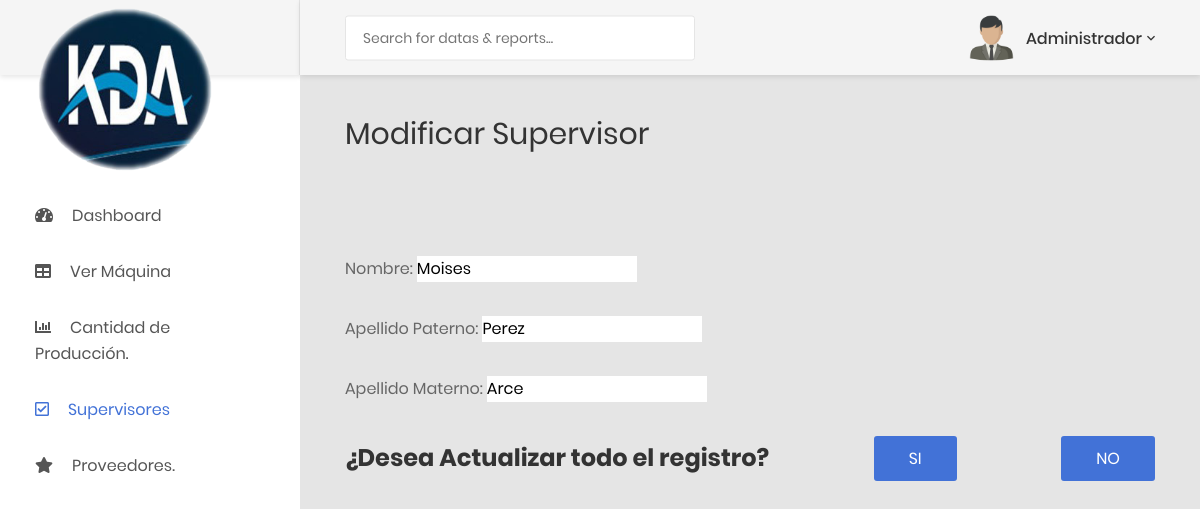
The page /panel/modificar_supervisor.php?id=1 (signed in) on the database its author committed.
### tables this page shows
CREATE TABLE `supervisor` (
  `id_supervisor` int(11) NOT NULL,
  `Nombre` varchar(45) NOT NULL,
  `ap_paterno` varchar(45) DEFAULT NULL,
  `ap_materno` varchar(45) DEFAULT NULL,
  `hrs_trabajadas` varchar(65) NOT NULL
);

### panel/modificar_supervisor.php (the view, shortened to what this page needs)
<!DOCTYPE html>
<html lang="en">
<head>
    <link href="../css/font-face.css" rel="stylesheet" media="all">
    <link href="../vendor/font-awesome-4.7/css/font-awesome.min.css" rel="stylesheet" media="all">
    <link href="../vendor/font-awesome-5/css/fontawesome-all.min.css" rel="stylesheet" media="all">
    <link href="../vendor/mdi-font/css/material-design-iconic-font.min.css" rel="stylesheet" media="all">
    <link href="../vendor/bootstrap-4.1/bootstrap.min.css" rel="stylesheet" media="all">
    <link href="../vendor/animsition/animsition.min.css" rel="stylesheet" media="all">
    <link href="../vendor/bootstrap-progressbar/bootstrap-progressbar-3.3.4.min.css" rel="stylesheet" media="all">
    <link href="../vendor/wow/animate.css" rel="stylesheet" media="all">
    <link href="../vendor/css-hamburgers/hamburgers.min.css" rel="stylesheet" media="all">
    <link href="../vendor/slick/slick.css" rel="stylesheet" media="all">
    <link href="../vendor/select2/select2.min.css" rel="stylesheet" media="all">
    <link href="../vendor/perfect-scrollbar/perfect-scrollbar.css" rel="stylesheet" media="all">
    <link href="../css/theme.css" rel="stylesheet" media="all">
    <link href="../css/style.css" rel="stylesheet" media="all">
</head>
<body class="animsition">
    <div class="page-wrapper">
        <aside class="menu-sidebar d-none d-lg-block">
            <div class="logo">
                <a href="./dashboard.php">
                    <br><br><br><br><img src="../images/kda1.png" alt="" width="180px"/>
                </a>
            </div>
            <br><br><br>
            <div class="menu-sidebar__content js-scrollbar1">
                <nav class="navbar-sidebar">
                    <ul class="list-unstyled navbar__list">
                           <li class=" has-sub">
                                    <a class="js-arrow" href="./dashboard.php">
                                    <i class="fas fa-tachometer-alt"></i>Dashboard</a>
                                </li>
                                <?php
                            if($_SESSION['id_roluser'] == 1){
                                echo
                                '
                                <li class=" has-sub">
                                    <a class="js-arrow" href="verma.php">
                                        <i class="fas fa-table"></i>Ver Máquina</a>
                                    <!--<ul class="list-unstyled navbar__sub-list js-sub-list">
                                        <li class=" has-sub">
                                            <a href="registro_producto.php">Registrar Nuevo Producto</a>
                                        </li>
                                        <li>
                                            <a href="ver_producto.php">Ver Productos Existentes</a>
                                        </li>
                                    </ul>-->
                                 </li>';
                                }
                                ?>
                               <li class=" has-sub">
                                       <a class="js-arrow" href="#">
                                            <i class="fas fa-chart-bar"></i>Cantidad de Producción.</a>
                                    </li>
                                <?php
                                    if($_SESSION['id_roluser'] == 1){
                                        echo
                                        '<li class="active has-sub">
                                            <a class="js-arrow" href="#">
                                                <i class="far fa-check-square"></i>Supervisores</a>
                                            <ul class="list-unstyled navbar__sub-list js-sub-list">
                                                <!--<li >
                                                    <a href="registro_supervisor.php">Registrar Nuevo Supervisor</a>
                                                </li>-->
                                                <li class=" has-sub">
                                                    <a href="nominasuper.php">Nómina</a>
                                                </li>
                                                <li class="active has-sub">
                                                    <a href="ver_supervisor.php">Ver Supervisor</a>
                                                </li>
                                            </ul>
                                        </li>
                                        <li class="has-sub">
                                            <a class="js-arrow" href="#">
                                                <i class="fas fa-star"></i>Proveedores.</a>
                                            <ul class="list-unstyled navbar__sub-list js-sub-list">
                                                <!--<li class="  has-sub">
                                                    <a href="registro_proveedor.php">Registrar Nuevo Proveedor</a>
                                                </li>-->
                                                <li>
                                                    <a href="ver_proveedor.php">Ver Proveedores</a>
                                                </li>
                                            </ul>
                                        </li>';
                                    }
                                ?>
                        </ul>
                </nav>
            </div>
        </aside>
        <div class="page-container">
            <header class="header-desktop">
                <div class="section__content section__content--p30">
                    <div class="container-fluid">
                        <div class="header-wrap">
                            <form class="form-header" action="" method="POST">
                                <input class="au-input au-input--xl" type="text" name="search" placeholder="Search for datas &amp; reports..." />
                            </form>
                            <div class="header-button">
                                <div class="account-wrap">
                                    <div class="account-item clearfix js-item-menu">
                                        <div class="image">
                                            <img src="../images/user.png" alt="" width="300px" />
                                        </div>
                                        <div class="content">
                                            <a class="js-acc-btn" href="#"><?php echo $_SESSION['nombre']; ?></a>
                                        </div>
                                    </div>
                                </div>
                            </div>
                        </div>
                    </div>
                </div>
            </header>
            <div class="main-content">
                <div class="section__content section__content--p30">
                    <div class="container-fluid">
                        <div class="row">
                            <div class="col-md-12">
                                <div class="overview-wrap">
                                    <h2 class="title-1">Modificar Supervisor</h2>
                                </div>
                            </div>
                        </div>
						<div>
							<?php
								include("../adm/conexion.php");
								$id_g=$_GET['id'];
								$consulta_genero=mysqli_query($conexion,"select * from supervisor where id_supervisor='$id_g';");
								while($r=mysqli_fetch_array($consulta_genero)){
									$nomemp=$r[1];
									$app=$r[2];
									$apm=$r[3];
								}
							?>
							<br><br>
							<form method="POST">
									<br><br>
									<label>Nombre: </label>	<input type="text" name="nomemp" value="<?php echo $nomemp; ?>" style="width:220px" placeholder="	Nombre_Proveedor"/>
									<br><br>
									<label>Apellido Paterno: </label>	<input type="text" name="app" value="<?php echo $app; ?>" style="width:220px"  placeholder="	Nombre_Proveedor"/>
									<br><br>
									<label>Apellido Materno: </label>	<input type="text" name="apm" value="<?php echo $apm; ?>" style="width:220px"  placeholder="	Nombre_Proveedor"/>
									<br><br>
									<div class="overview-wrap">
										<h3>¿Desea Actualizar todo el registro?</h3>
										<button type="submit" class="au-btn au-btn-icon au-btn--blue" name="Si" value="Guardar">
											Si
										</button>
										<button type="button" class="au-btn au-btn-icon au-btn--blue" name="no" value="no" onclick="javascript:window.location='ver_supervisor.php';">
											No
										</button>
									</div>
							</form>
						</div>
						<br>
                    </div>
                </div>
            </div>
        </div>
    </div>
</body>
</html>

### rows shown on the page
supervisor: nomemp "Moises", app "Perez", apm "Arce"

### other values the page prints
$_SESSION['nombre'] "Administrador"
